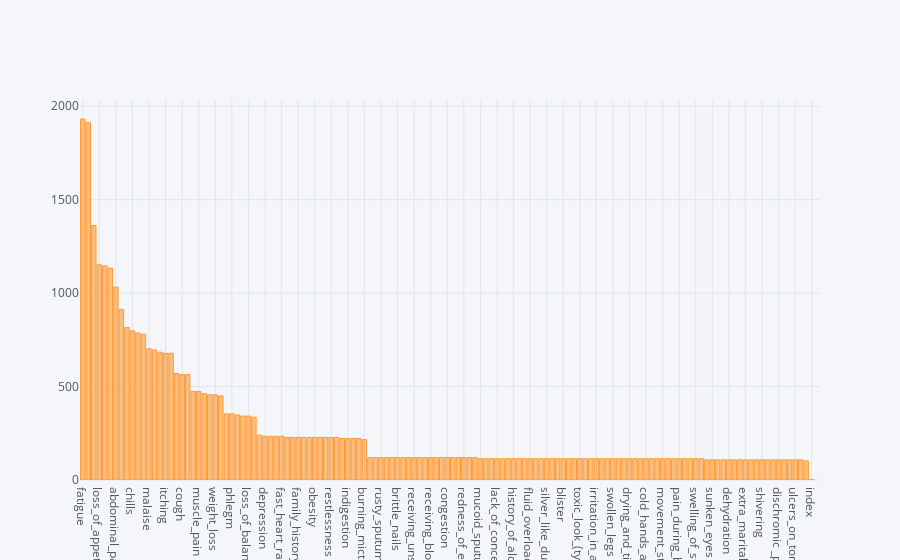

The notebook cell this image was saved under:
### Code cell
disyes.iplot(kind='bar',x='index',y=1)

### Figure 1 — Plotly figure (JSON) as saved in the notebook; plotly's stock layout.template omitted (floating-point values rounded to 4 significant figures; data arrays with more than 128 entries replaced by an {"elided": "..."} marker saying what was removed)
{"data": [{"marker": {"color": "rgba(255, 153, 51, 0.6)", "line": {"color": "rgba(255, 153, 51, 1.0)", "width": 1}}, "name": "1", "orientation": "v", "text": "", "type": "bar", "uid": "a66264ba-9e83-4f26-a72a-299ae1cc9360", "x": {"elided": "134 str values"}, "y": {"elided": "134 mixed values"}}], "layout": {"legend": {"bgcolor": "#F5F6F9", "font": {"color": "#4D5663"}}, "paper_bgcolor": "#F5F6F9", "plot_bgcolor": "#F5F6F9", "title": {"font": {"color": "#4D5663"}}, "xaxis": {"gridcolor": "#E1E5ED", "showgrid": true, "tickfont": {"color": "#4D5663"}, "title": {"font": {"color": "#4D5663"}, "text": ""}, "zerolinecolor": "#E1E5ED"}, "yaxis": {"gridcolor": "#E1E5ED", "showgrid": true, "tickfont": {"color": "#4D5663"}, "title": {"font": {"color": "#4D5663"}, "text": ""}, "zerolinecolor": "#E1E5ED"}}}
